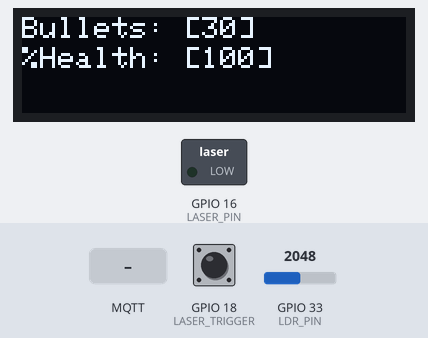
Bench run of a sketch on a simulated ESP32. On the bench: 128×32 one-colour display, switched loads named in the sketch (green lamp = pin HIGH). Dashed ring = blinking. Inputs (shaded band) come from the test bench; at power-on: GPIO 18 (LASER_TRIGGER) HIGH, GPIO 33 (LDR_PIN) = 2048. The display library's start-up logo is not drawn; no MQTT or app messages arrive unless stated; what the sketch prints to the serial monitor is not drawn.

Above: at 1.2 s.
1.3 s: GPIO 18 (LASER_TRIGGER) pulled LOW for 0.15 s
At 2.6 s:
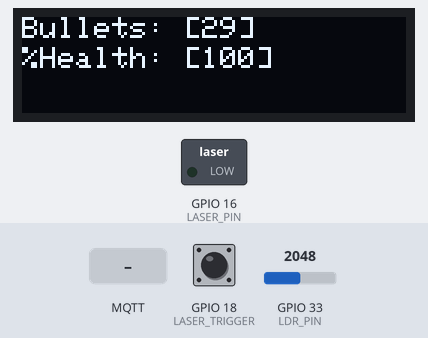
2.9 s: MQTT message "1" arrives on the second subscribed topic
At 3.9 s:
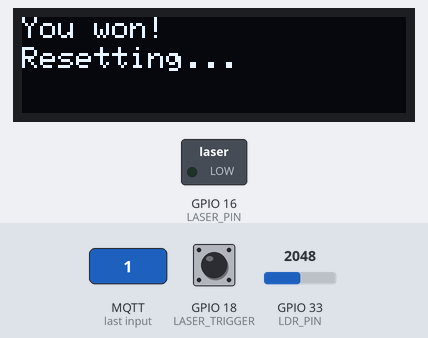
5.9 s: GPIO 33 (LDR_PIN) set to 3942
8.9 s: GPIO 33 (LDR_PIN) set to 4049
At 9.3 s:
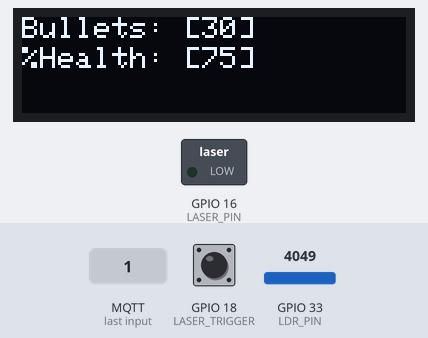
10.9 s: MQTT message "0" arrives on the second subscribed topic
At 11.2 s:
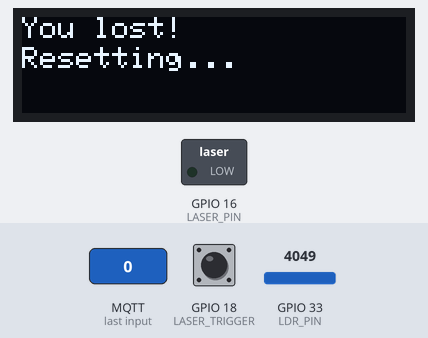
13.9 s: GPIO 18 (LASER_TRIGGER) pulled LOW for 3.2 s
At 16.18 s:
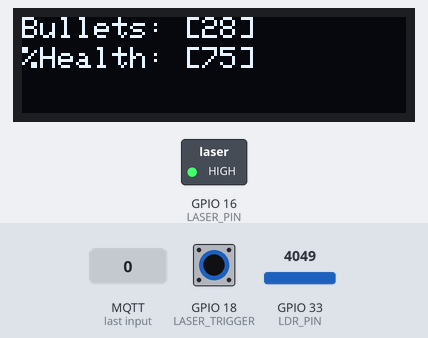
Timing chart, 0 to 18.6 s (numbered marks = the images above; inputs shaded):
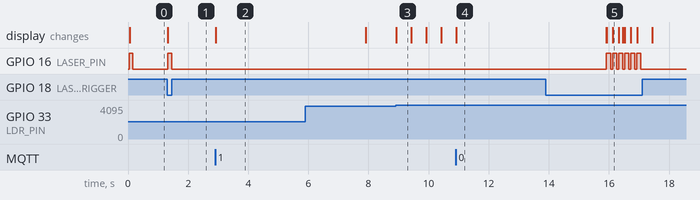

The sketch:

mqtt_client.ino
```cpp
#include "EspMQTTClient.h"
#include <SPI.h>
#include <Wire.h>
#include <Adafruit_GFX.h>
#include <Adafruit_SSD1306.h>
#include <ArduinoJson.h>

//MQTT Variables
String DEVICE_ID = "1";
#define telemetry_topic "dabdabdab6969/telemetry"
#define reload_topic "dabdabdab6969/reload"
#define reset_topic "dabdabdab6969/reset"
int data_rate = 1000;
unsigned long last_data_send;

//Json
DynamicJsonDocument gameData(512);
char json_buffer[512];

// OLED
#define SCREEN_WIDTH 128 // OLED display width, in pixels
#define SCREEN_HEIGHT 32 // OLED display height, in pixels
#define OLED_RESET    -1
Adafruit_SSD1306 display(SCREEN_WIDTH, SCREEN_HEIGHT, &Wire, OLED_RESET);
int previous_bullets;
int previous_health;


// Laser
#define LASER_TRIGGER 18
#define LASER_DELAY 200 // Delay between each shot in MS
#define LASER_SHOOT_DURATION 150 // How long the laser will be shooting for
#define LASER_PIN 16
unsigned long laser_lastchange;


// LDR
#define LDR_PIN 33
#define LDR_DELAY 500
unsigned long LDR_lastchange;
unsigned long mqtt_failsafe_timer;

// Light reader


// Readrate for sensors
#define SENSOR_readrate 10
unsigned long SENSOR_lastread = 0;
int lightLevel;
int laserTrigger;


// Gamestats
int bullets = 30; // Initial amount of bullets
int health = 100; // Initial amount of health
char screen_buffer_ln1[30];
char screen_buffer_ln2[30];
char screen_buffer_ln3[30];
char game_id[11]; // Used to differentiate different laser tag games

// Reset mechanic
int reset = 0;
unsigned long reset_timer;

EspMQTTClient client(
  "Taekniskolinn",
  "",
  "test.mosquitto.org",  // MQTT Broker server ip
  "",   // Can be omitted if not needed
  "",   // Can be omitted if not needed
  "TestClientv32",     // Client name that uniquely identify your device
  1883              // The MQTT port, default to 1883. this line can be omitted
);

void pin_setup(void) {
  pinMode(LASER_TRIGGER, INPUT_PULLUP);
  pinMode(LDR_PIN, INPUT);
  pinMode(LASER_PIN, OUTPUT);
}

void display_setup(void) {
  display.begin(SSD1306_SWITCHCAPVCC, 0x3C);
  display.setTextSize(1);
  display.setTextColor(WHITE);
  display.display();
  display.clearDisplay();
}

void resets(void) {
  bullets = 30;
  health = 100;
};

// Mean light
int normrn = 2000;
int spiketresh = 200;
const int DistTestAvarageCount = 100;
float dists[DistTestAvarageCount] = {};
int nextWrite = 0;
int readLight(int light){

  dists[nextWrite] = light;
  nextWrite = (nextWrite + 1) % DistTestAvarageCount;

  int sum = 0;
  for(int i=0;i<DistTestAvarageCount;i++){
    sum += dists[i];
  }

  normrn =  sum / DistTestAvarageCount;
  return normrn;
}

void display_renderText(char *text, uint8_t x, uint8_t y) {
  display.setCursor(x, y);
  display.println(text);
};

void display_render(void) {
  //Updates Screen
  sprintf(screen_buffer_ln1, "Bullets: [%d]", bullets);
  display_renderText(screen_buffer_ln1, 0, 0);
  sprintf(screen_buffer_ln2, "%Health: [%d]", health);
  display_renderText(screen_buffer_ln2, 0, 10);
  if (bullets == 0) {
    sprintf(screen_buffer_ln3, "Reload");
    display_renderText(screen_buffer_ln3, 0, 20);

  } else {
    memset(screen_buffer_ln3, 0, sizeof(screen_buffer_ln3));
  }
  display.display();
  display.clearDisplay();
}

void screen_reset(void) {
  display.display();
  display.clearDisplay();
}

void setup()
{
  Serial.begin(115200);
  pin_setup();
  display_setup();
  // Optional functionalities of EspMQTTClient
  client.enableDebuggingMessages(); // Enable debugging messages sent to serial output
}

// This function is called once everything is connected (Wifi and MQTT)
// WARNING : YOU MUST IMPLEMENT IT IF YOU USE EspMQTTClient
void onConnectionEstablished()
{
  //General payload
  //client.subscribe(telemetry_topic, [](const String & payload) {
    //Serial.println(payload);
  //});

  //Reload
  client.subscribe(reload_topic, [](const String & topic, const String & payload) {
    Serial.println(payload);
    if (payload == DEVICE_ID) {
      bullets = 30;
      memset(screen_buffer_ln3, 0, 30);
    };
  });

  // Reset
  client.subscribe(reset_topic, [](const String & topic, const String & payload) {
    reset = 1;
    Serial.println("Resetting");

  });

}

void loop()
{
  client.loop();
  if (millis() > reset_timer and reset == 0) {
     // LDR og Laser
    if (millis() > SENSOR_lastread + SENSOR_readrate) {
      lightLevel = analogRead(LDR_PIN);
      laserTrigger = digitalRead(LASER_TRIGGER);
      SENSOR_lastread = millis();
      //Serial.println(lightLevel);
    };


    //Power to the laser
    if (millis() < laser_lastchange + LASER_SHOOT_DURATION and bullets != 0) {
      Serial.println("Shooting");
      digitalWrite(LASER_PIN, HIGH);

    } else {
      digitalWrite(LASER_PIN, LOW);
    };

    // If user shoots
    if (laserTrigger == 0) {
      if (millis() < laser_lastchange + LASER_DELAY) {
        //
      } else if (millis() > laser_lastchange + LASER_DELAY and bullets > 0){
        //Shoot
        laser_lastchange = millis();
        bullets = bullets -1;
      }
    };


    // Refresh screen when user fires the laser or looses health
    if (previous_bullets != bullets or previous_health != health){
      display_render();
      previous_bullets = bullets;
      previous_health = health;
      if (millis() > last_data_send+data_rate){
        gameData["command"] = "info";
        gameData["health"] = health;
        gameData["ammo"] = bullets;
        gameData["device"] = DEVICE_ID;
        serializeJson(gameData, json_buffer);
        client.publish(telemetry_topic, json_buffer);
        memset(json_buffer, 0, sizeof(json_buffer));
        last_data_send = millis();
      }
    }

    // Laser receiving large amount of light
    if (lightLevel > 4000) {
      if (millis() > LDR_lastchange + LDR_DELAY) {

        if (health > 0) {
          Serial.println("Got hit");
          health = health-25;
          LDR_lastchange = millis();
        }
        if (health <= 0 or health == 0) {
          //Player died
          if (millis() > mqtt_failsafe_timer){
            mqtt_failsafe_timer = millis()+5000;
            gameData["command"] = "reset";
            serializeJson(gameData, json_buffer);
            client.publish(telemetry_topic, json_buffer);
            memset(json_buffer, 0, sizeof(json_buffer));
          }
        }
        } else if (!millis() <= LDR_lastchange + LDR_DELAY) {
          // Received a shot too recently
          //grace period
      }
    }
  } else if (reset == 1) {
    reset = 0;
    reset_timer = millis()+5000;
    screen_reset();
    if (health <= 0) {
      sprintf(screen_buffer_ln1, "You lost!");
      display_renderText(screen_buffer_ln1, 0, 0);
    } else {
      sprintf(screen_buffer_ln1, "You won!");
      display_renderText(screen_buffer_ln1, 0, 0);
    }
    sprintf(screen_buffer_ln2, "Resetting...");
    display_renderText(screen_buffer_ln2, 0, 10);
    display.display();
    display.clearDisplay();
    resets();
  }
}
```

Measured:
- the behaviour switches between 4000 and 4001 on GPIO 33 (LDR_PIN) (found by bisection; images 2 and 3)
- after the input at 1.3 s, GPIO 16 (LASER_PIN): LOW → HIGH at once, → LOW 0.14 s later; the display: changes at once (image 1)
- after the input at 2.9 s, the display: first changes at once (image 2 shows a later state)
- after the input at 8.9 s, the display: changes at once (image 3)
- after the input at 10.9 s, the display: first changes at once (image 4 shows a later state)
- after the input at 13.9 s, GPIO 16 (LASER_PIN): alternates HIGH for 0.14 s and LOW for 0.06 s, 12 changes in all, then stays LOW, starting after 2.0 s
- what the display in image 3 shows lasts 0.5 s, from 8.9 s to 9.4 s
